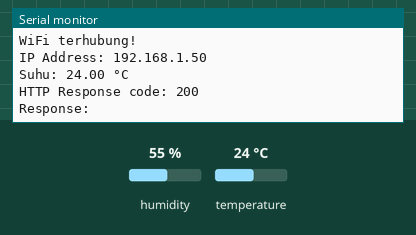
This sketch was run on a simulated ESP32. Shown: the last lines printed to the serial monitor. The inputs (shaded band) are chosen by the test bench; at power-on: temperature 24 °C, humidity 55 %. WiFi joins after 1.5 s; servers stay silent unless stated; uploads are accepted with an empty reply.

Above: at 5.2 s.
5.3 s: temperature set to 12 °C
At 9.41 s:
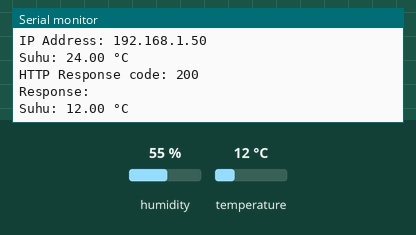
11.1 s: temperature set to 19 °C
At 16.1 s:
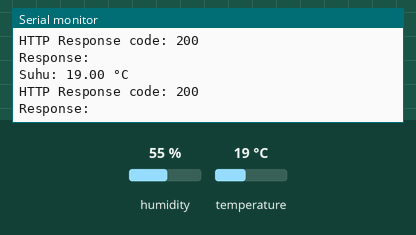
Timing chart, 0 to 17.6 s (numbered marks = the images above; inputs shaded):
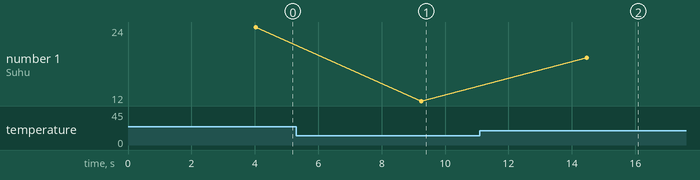

Measured:
- after the input at 5.3 s, the serial monitor: prints a new line after 4.0 s (image 1)
- after the input at 11.1 s, the serial monitor: prints a new line after 3.4 s (image 2)
- plotted number 1: 24 → 12 after the input at 5.3 s, 12 → 19 after the input at 11.1 s

The sketch:

esp32_dht11_temperature.ino
```cpp
#include "DHT.h"
#include <WiFi.h>
#include <HTTPClient.h>
#include <ArduinoJson.h>

// Konfigurasi WiFi
const char* ssid = "Sarkiyah";
const char* password = "miliran24";

// Konfigurasi pin dan tipe sensor
#define DHTPIN 4      // Pin GPIO4 untuk koneksi DHT11
#define DHTTYPE DHT11 // Tipe sensor DHT11

// URL FastAPI
const char* serverUrl = "http://192.168.1.8:8000/sensor-data";

// Inisialisasi objek DHT
DHT dht(DHTPIN, DHTTYPE);

void setup() {
  // Inisialisasi Serial Monitor
  Serial.begin(115200);
  Serial.println("ESP32 DHT11 Temperature Sensor");

  // Koneksi WiFi
  WiFi.begin(ssid, password);
  while (WiFi.status() != WL_CONNECTED) {
    delay(1000);
    Serial.println("Menghubungkan ke WiFi...");
  }
  Serial.println("WiFi terhubung!");
  Serial.print("IP Address: ");
  Serial.println(WiFi.localIP());

  // Inisialisasi sensor DHT
  dht.begin();

  // Tunggu sensor stabil
  delay(2000);
}

void loop() {
  // Baca suhu dari sensor DHT11
  float temperature = dht.readTemperature();

  // Periksa apakah pembacaan berhasil
  if (isnan(temperature)) {
    Serial.println("Gagal membaca sensor DHT11!");
  } else {
    // Tampilkan suhu dalam Celsius
    Serial.print("Suhu: ");
    Serial.print(temperature);
    Serial.println(" °C");

    // Kirim data ke FastAPI
    sendToDatabase(temperature);
  }

  // Delay 5 detik sebelum pembacaan berikutnya
  delay(5000);
}

void sendToDatabase(float temperature) {
  if (WiFi.status() == WL_CONNECTED) {
    HTTPClient http;
    http.begin(serverUrl);
    http.addHeader("Content-Type", "application/json");

    // Buat JSON payload
    String jsonPayload = "{\"nama_sensor\":\"DHT11_Temperature\",\"nilai\":" + String(temperature) + "}";

    int httpResponseCode = http.POST(jsonPayload);

    if (httpResponseCode > 0) {
      String response = http.getString();
      Serial.println("HTTP Response code: " + String(httpResponseCode));
      Serial.println("Response: " + response);
    } else {
      Serial.println("Error code: " + String(httpResponseCode));
    }

    http.end();
  }
}
```
